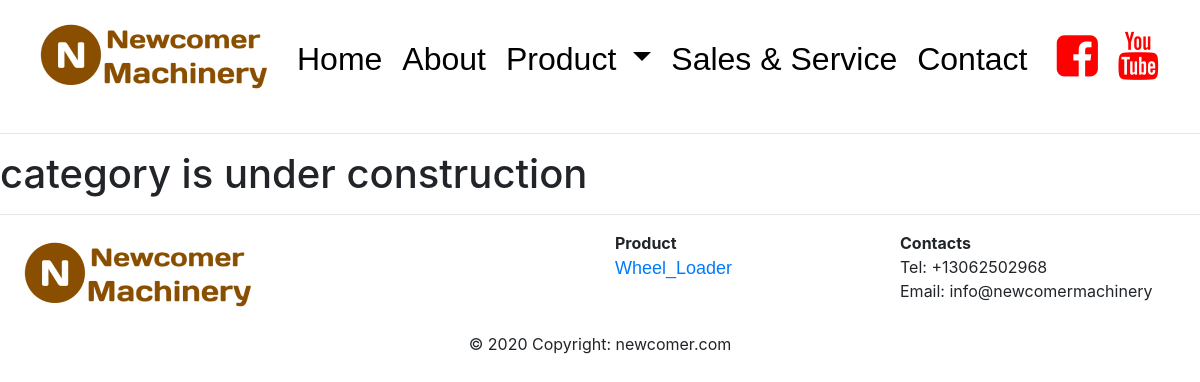
Page /machines/Wheel_Loader on the committed database.
### machines/models.py (models this page shows, shortened)
class imageLibrary(models.Model):
    name=models.CharField(max_length=40)
    image=models.ImageField(upload_to='images')
    descr=models.CharField(max_length=400)
    height=models.IntegerField()
    width=models.IntegerField()
    description=models.CharField(max_length=200)

class MachineCategory(models.Model):
    name=models.CharField(max_length=40)
    categoryID=models.IntegerField()
    imgID=models.ForeignKey(imageLibrary,on_delete=models.CASCADE,related_name="mcimagelibrary")
    description=models.CharField(max_length=400)

class companycontact(models.Model):
    companyname=models.CharField(max_length=40)
    addr=models.CharField(max_length=40)
    telinfo=PhoneField(blank=True, help_text='Contact phone number')
    faxinfo=PhoneField(blank=True, help_text='Contact fax number')
    email=models.CharField(max_length=40)

### machines/views.py (the view)
# urls.py: path("<str:category>",views.category, name="category"),
def category(request,category):
    categories=MachineCategory.objects.get(name=category)
    machines=Machine.objects.get(maincategoryID=categories)
    return render(request,"machines/category.html",{
        "categories":categories,
        "machines":machines,
        "machinecategory":MachineCategory.objects.all(),
        "machineall":Machine.objects.all(),
        "images": imageLibrary.objects.all(),
        "logo":imageLibrary.objects.get(name="logo"),
        "contact":companycontact.objects.last(),
    })

### machines/templates/machines/category.html (shortened to what this page needs)
{% extends "machines/layout.html"%}
{% block header %}
<h1>category is under construction</h1>
{% endblock %}

### machines/templates/machines/layout.html (shortened to what this page needs)
{% load static %}
<!DOCTYPE html>
<html lang="en">
<head>
    <link rel="stylesheet" href="https://stackpath.bootstrapcdn.com/bootstrap/4.5.2/css/bootstrap.min.css">
    <link rel="stylesheet" href="https://cdnjs.cloudflare.com/ajax/libs/font-awesome/4.7.0/css/font-awesome.min.css">
    <link rel="stylesheet" type="text/css" href="{% static 'machines/style/style.css' %}">
</head>
<body>
    <header>
        <div class="header">
            <nav class="navbar navbar-expand-lg  navbar-light bg-transparent sticky-top">
                <div class="container-fluid">
                    <div class="navbar-header">
                        <a class="navbar-brand" href="{% url 'index'%}">
                            <img src={{ logo.image.url}} alt="Logo" class="img-responsive" style="float: left;">
                        </a>
                    </div>
                    <div class="collapse navbar-collapse" id="collapsibleNavbar">
                            <ul class="nav navbar-nav" >
                                <li class="nav-item" style="margin:10px;">
                                    <a class="nav-home" href="{% url 'index'%}">Home</a>
                                </li>
                                <li class="nav-item" style="margin:10px;">
                                    <a class="nav-top-level-2" href="#">About</a>
                                </li>
                                <li class="dropdown" style="margin:10px;">
                                    <a class="dropdown-toggle" data-toggle="dropdown" href="#">Product </a>
                                </li>
                                <li class="nav-item" style="margin:10px;">
                                    <a class="nav-top-level-4" href="#">Sales & Service</a>
                                </li>
                                <li class="nav-item" style="margin:10px;">
                                    <a class="nav-top-level-4" href="#">Contact</a>
                                </li>
                            </ul>
                            <ul class="nav navbar-nav ml-auto" >
                                <li style="margin:10px;"><a href="#"><i class="fa fa-facebook-square" style="font-size:48px;color:red"></i></a></li>
                                <li style="margin:10px;"><a href="#"><i class="fa fa-youtube" style="font-size:48px;color:red"></i></a></li>
                            </ul>
                    </div>
                </div>
            </nav>
        </div>
    </header>
    <hr>
    {% block header %}
    {% endblock %}
    <footer>
        <hr>
        <div class="container-fluid">
            <div class="row">
                <div class="col-md-6 mt-md-0 mt-3">
                    <img src={{ logo.image.url}} alt="Logo" class="img-responsive" style="float: left;">
                </div>
                <div class="col-md-3 mb-md-0 mb-3">
                    <strong>Product</strong>
                    <br>
                    <ul class="list-unstyled">
                        <li>
                            {% for cat in machinecategory %}
                                <font style="vertical-align: inherit;" >
                                    <a href={% url 'category' cat.name %}>{{ cat.name }}</a>
                                </font>
                            {% endfor %}
                        </li>
                    </ul>
                </div>
                <div>
                    <strong>Contacts</strong>
                    <div>Tel: {{ contact.telinfo }}</div>
                    <div>Email: {{ contact.email }}</div>
                </div>
            </div>
        </div>
        <div class="footer-copyright text-center py-3">© 2020 Copyright:
            newcomer.com
        </div>
    </footer>
</body>
</html>

### static/machines/style/style.css (style rules this page uses)
.nav.navbar-nav li a { font-family: 'Gill Sans', 'Gill Sans MT', Calibri, 'Trebuchet MS', sans-serif; font-size: xx-large; color: black; }
.list-unstyled { font-family: 'Gill Sans', 'Gill Sans MT', Calibri, 'Trebuchet MS', sans-serif; font-size: large; color: black; }

### rows in the picture
imageLibrary: image (picture)
MachineCategory: name "Wheel_Loader"
companycontact: telinfo "+13062502968", email "info@newcomermachinery"
